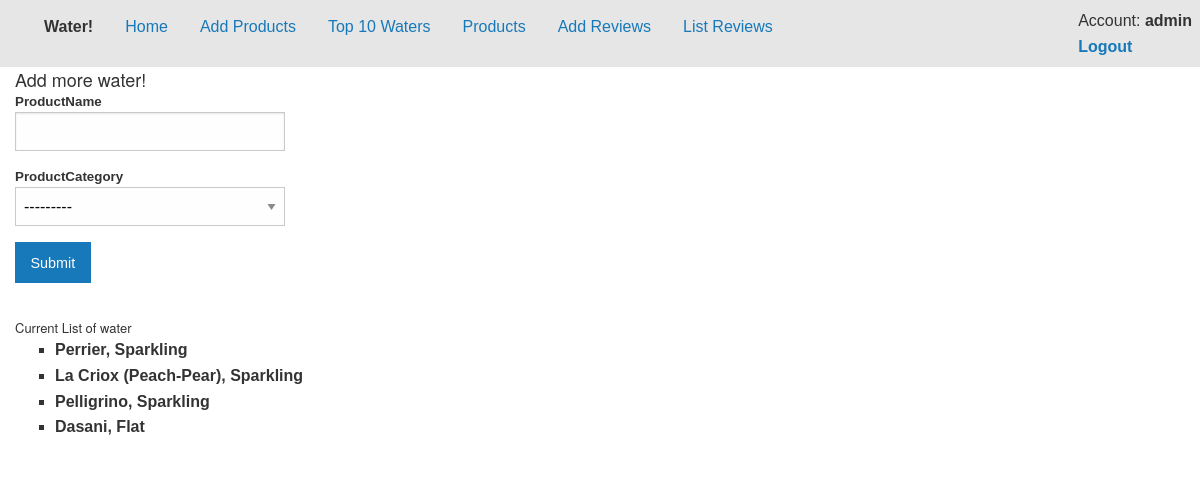
Before: /addproduct (signed in) with the older database file.
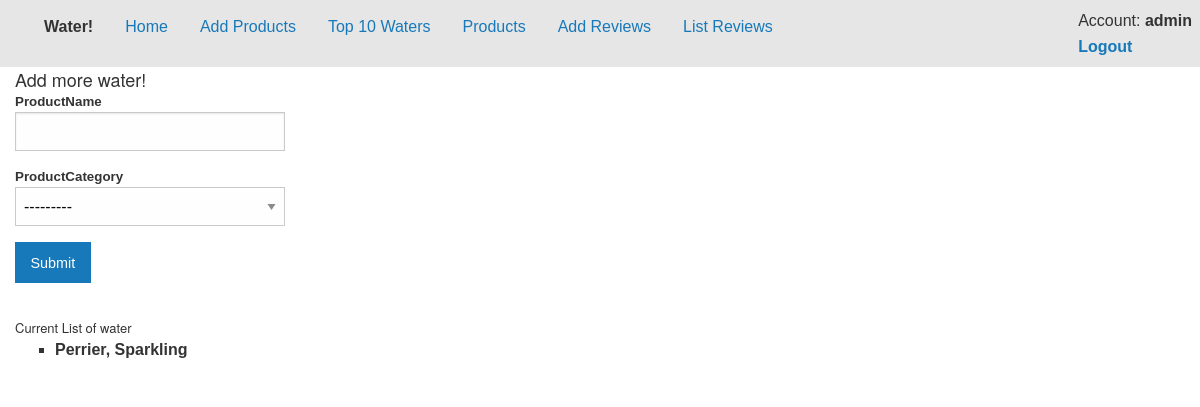
After: the same page with the newer database file.
### AddWater/models.py (models this page shows, shortened)
class Products(models.Model):
    ProductName = models.CharField(max_length=100)
    CATEGORY_CHOICES = (
        ('Sparkling', 'Sparkling'),
        ('Flat', 'Flat'),
    )
    ProductCategory = models.CharField(max_length=9, choices=CATEGORY_CHOICES)
    ProductTotalScore = models.PositiveSmallIntegerField()
    NumberofReviews = models.PositiveSmallIntegerField()

### AddWater/views.py (the view)
# urls.py: url(r'^addproduct$', views.addproduct, name='index'),
@login_required(login_url="/login/")
def addproduct(request):
    if request.method == 'POST':
        form = ProductForm(request.POST)
        if form.is_valid():
            ProductName = form.cleaned_data['ProductName']
            ProductCategory = form.cleaned_data['ProductCategory']
            post = Products.objects.create(ProductName=ProductName, ProductCategory=ProductCategory,
                                           ProductTotalScore=0, NumberofReviews=0)
            post.save()
            form = ProductForm()
        else:
            submit = ""
    else:
        form = ProductForm()
        submit = ""
    products = Products.objects.all()
    context = {
        'title':"Home",
        'content': products,
        'form':form,
        }
    return render(request, 'home.html', context)

### AddWater/forms.py
class ProductForm(ModelForm):
    class Meta:
        model = Products
        fields = ['ProductName','ProductCategory']

### AddWater/templates/home.html (shortened to what this page needs)
{% extends "default.html" %}
{% load static %}
{% block content %}
<div class="row">
  <div class="large-12 columns">
    <h1>Add more water!</h1>
  </div>
</div>
<div class="row">
  <div class="large-12 columns">
    <form action="" method="post">
      <div class="row">
        <div class="large-3 columns">
          {{ form.ProductName.label }}
          {{ form.ProductName }}
          {{ form.ProductCategory.label }}
          {{ form.ProductCategory }}
          </div>
      </div>
      <div class="row">
        <div class="large-9 columns">
          <input type="submit" value="Submit" class="button">
        </div>
      </div>
    </form>
  </div>
  <div class="large-12 columns">
    <h2>Current List of water</h2>
    <ul>
    {% for element in content %}
    <li>{{ element.ProductName }}, {{ element.ProductCategory }}</li>
    {% endfor %}
    </ul>
  </div>
</div>
{% endblock %}

Changed rows visible on the page:
removed Products: ProductName "La Criox (Peach-Pear)", ProductCategory "Sparkling"
removed Products: ProductName "Pelligrino", ProductCategory "Sparkling"
removed Products: ProductName "Dasani", ProductCategory "Flat"
